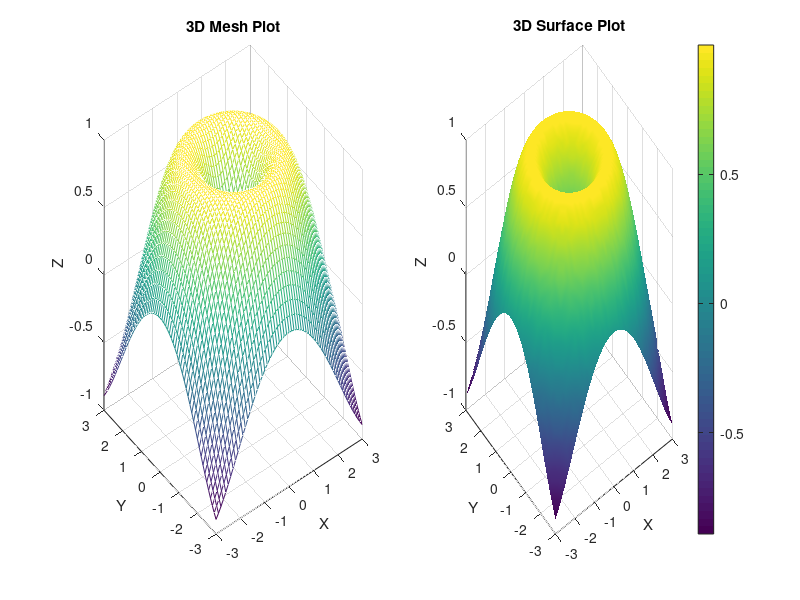

MATLAB code to generate this figure:

[x, y] = meshgrid(-3:0.1:3, -3:0.1:3);

z = sin(sqrt(x.^2 + y.^2));

figure;
subplot(1,2,1);
mesh(x, y, z);
title('3D Mesh Plot');
xlabel('X'); ylabel('Y'); zlabel('Z');
grid on;

subplot(1,2,2);
surf(x, y, z);
title('3D Surface Plot');
xlabel('X'); ylabel('Y'); zlabel('Z');
shading interp; % smooth color shading
colorbar;